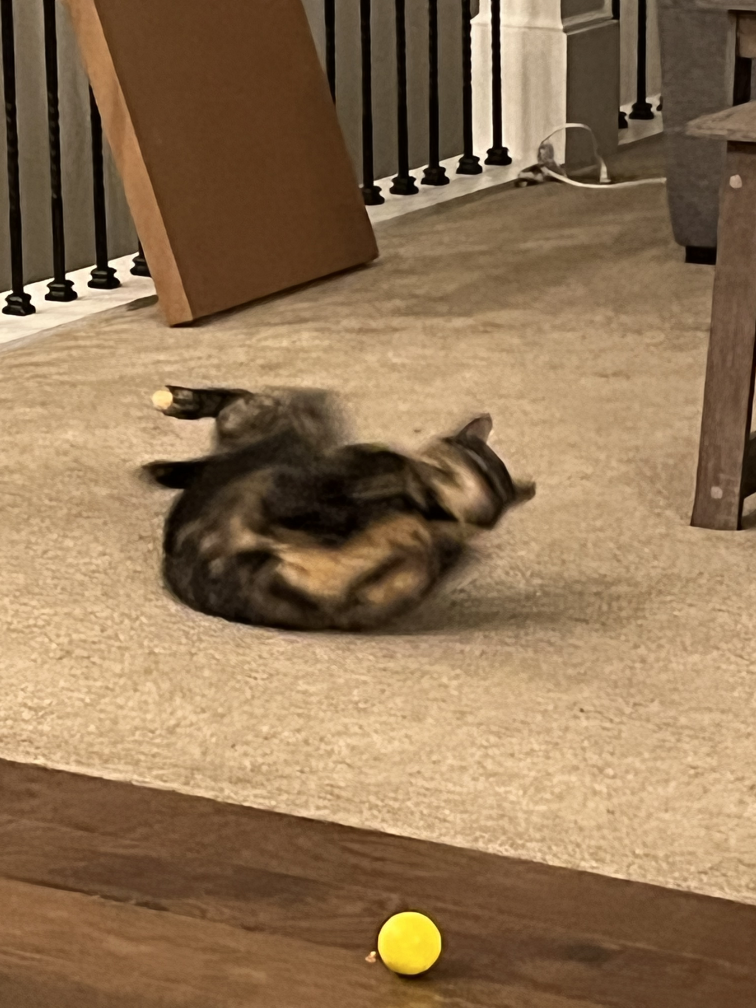
#> input picture input_image.jpg, 3024 x 4032 px (shown at 1/4 size)
$ python old.py
#> lines starting #> are read from the running program, lines starting #| are printed output that depends on the picture; after the words box and inside, x2 and y2 are one past the last pixel; in counts of white or black regions, pixels touching at a corner belong together
import cv2
import numpy as np

'''
gonna be honest:
I don't have a clue in the world what this code does, that's why I'm not using it.
'''

# Read the image
image = cv2.imread('input_image.jpg')
#> image is the input picture: shape (4032, 3024, 3); mean B, G, R 84.7, 116, 144
print(image[375][95])
#| [ 77  97 114]

# Convert image to grayscale
gray = cv2.cvtColor(image, cv2.COLOR_BGR2GRAY)
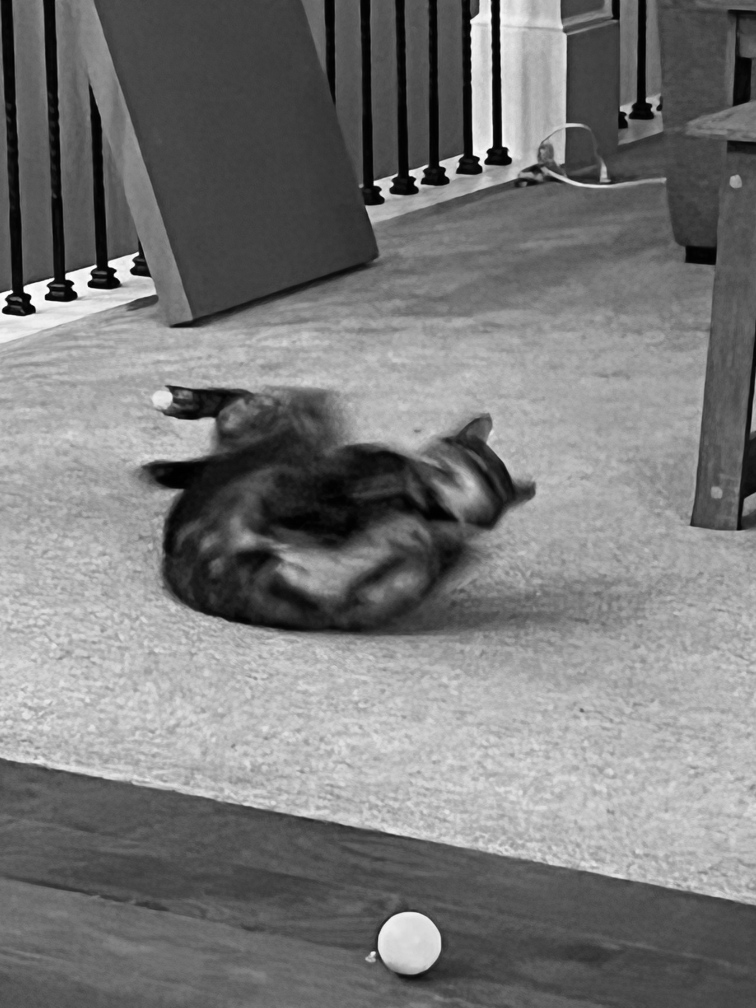
#> gray: shape (4032, 3024) (shown at 1/4 size); min 0, max 254, mean 120.8

# Define a threshold value and apply thresholding
_, thresh = cv2.threshold(gray, 150, 255, cv2.THRESH_BINARY_INV)
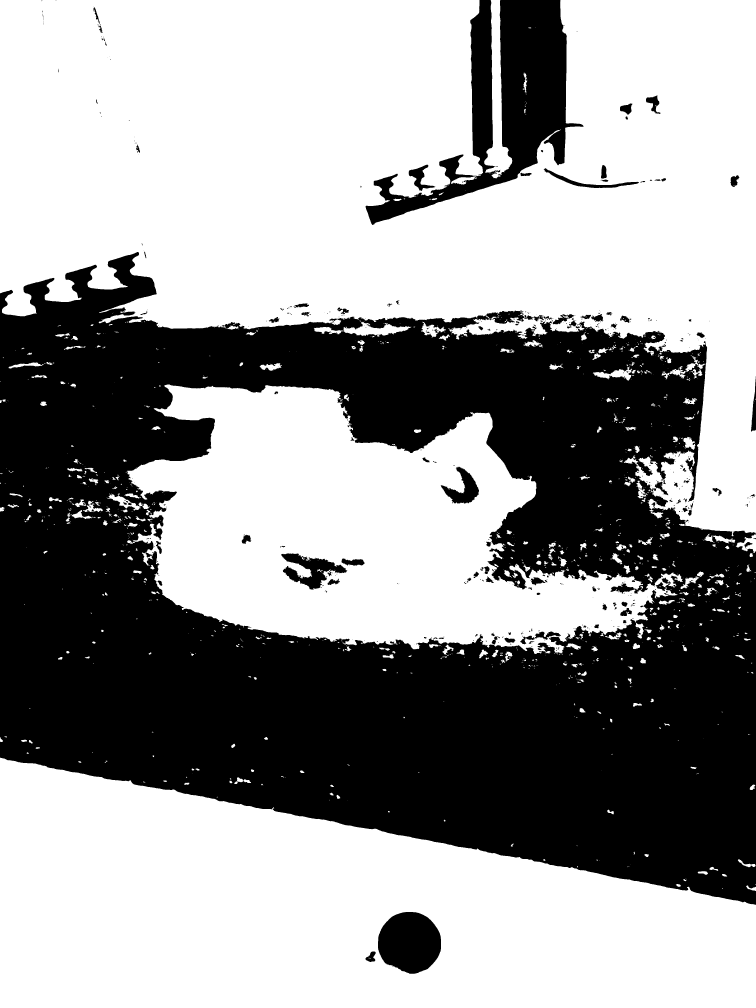
#> thresh: shape (4032, 3024) (shown at 1/4 size); 60% white; 547 black regions (393 under 20 px)

# Find contours
contours, _ = cv2.findContours(thresh, cv2.RETR_EXTERNAL, cv2.CHAIN_APPROX_SIMPLE)
#> contours = 1231 contours, 842 with area under 20; largest, box (x1, y1, x2, y2) and area: (0, 0, 3024, 2145) 3795350, (0, 3031, 3024, 4032) 2138182, (509, 1538, 2731, 2616) 1347399, (1937, 0, 2049, 714) 29656, (1255, 1282, 1645, 1347) 8708

# Create a mask
mask = np.zeros_like(image)

# Draw contours on the mask
cv2.drawContours(mask, contours, -1, (255, 255, 255), thickness=cv2.FILLED)
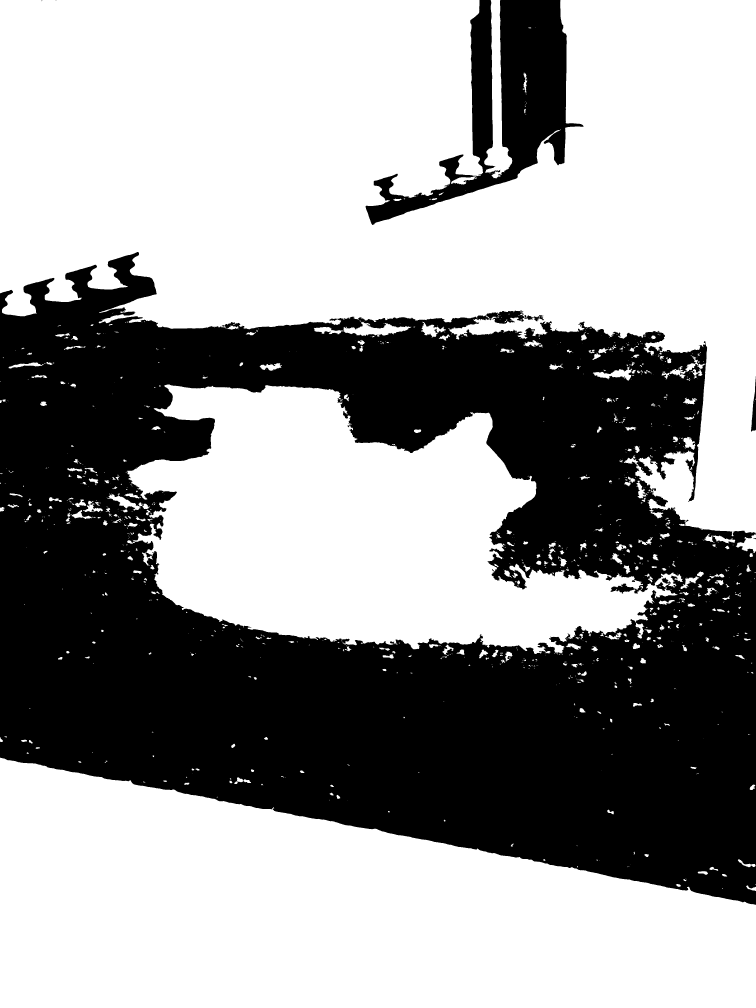
#> mask: shape (4032, 3024, 3) (shown at 1/4 size); 61% white; 6 black regions (2 under 20 px), largest, box (x1, y1, x2, y2) and area: (0, 1008, 3024, 3619) 4496241, (1462, 0, 2334, 900) 254757, (3004, 1505, 3024, 1726) 2205, (3013, 2152, 3024, 2157) 31

# Apply the mask to the original image
masked_image = cv2.bitwise_and(image, mask)
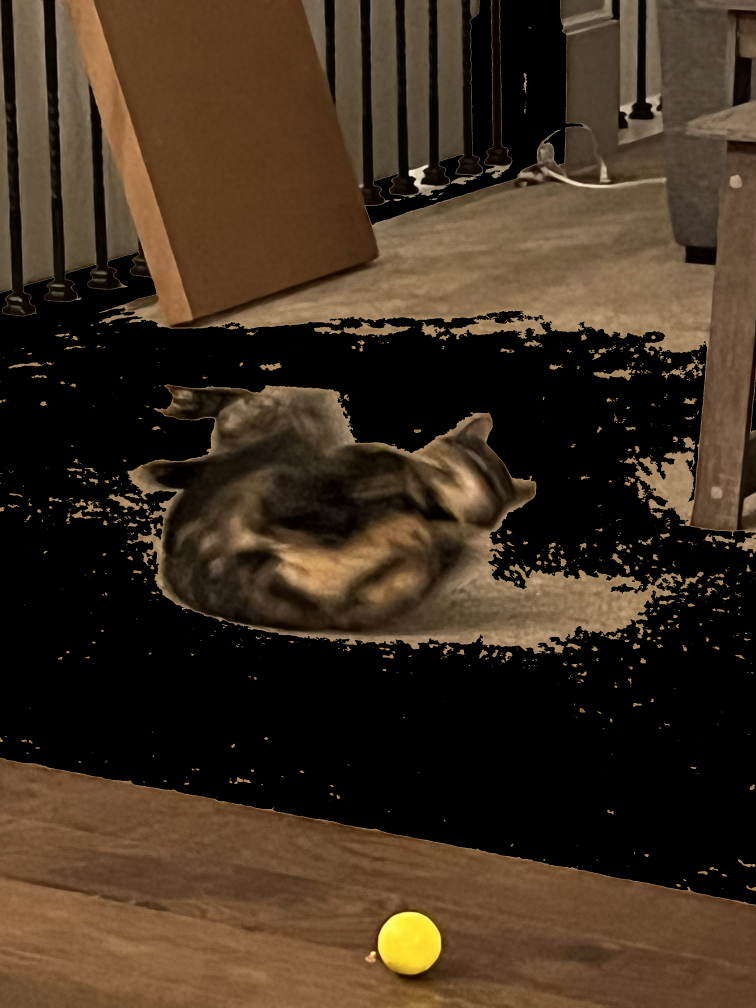
#> masked_image: shape (4032, 3024, 3) (shown at 1/4 size); mean B, G, R 31.7, 47.4, 63

# Display the original image and masked image
cv2.imshow("gray", thresh)
cv2.imshow('Original Image', image)
cv2.imshow('Masked Image', masked_image)

cv2.imwrite("binary.jpg", thresh)
cv2.imwrite('Original Image.jpg', image)
cv2.imwrite('Masked Image.jpg', masked_image)

# Wait for key press and close windows
cv2.waitKey(0)
cv2.destroyAllWindows()
